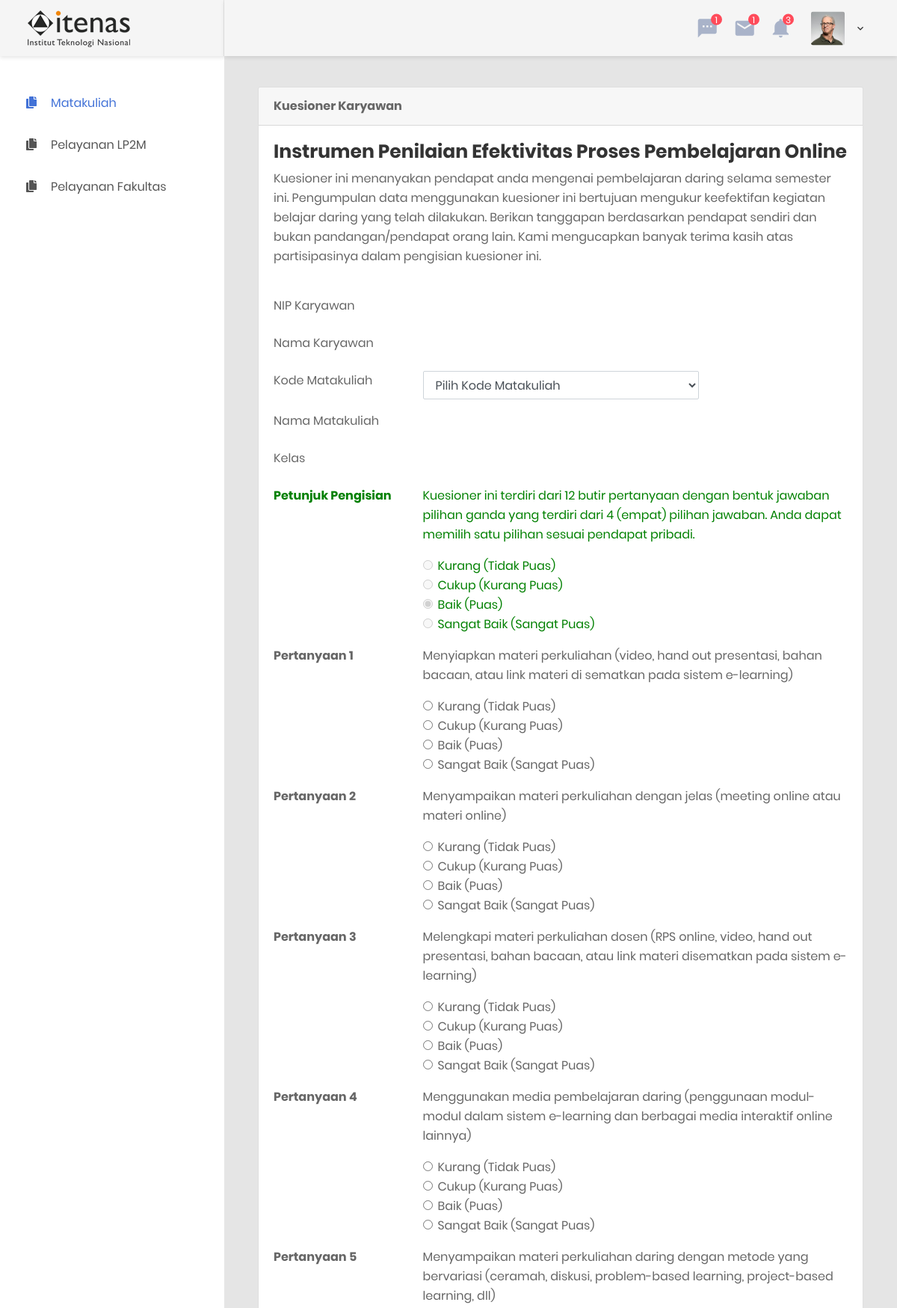
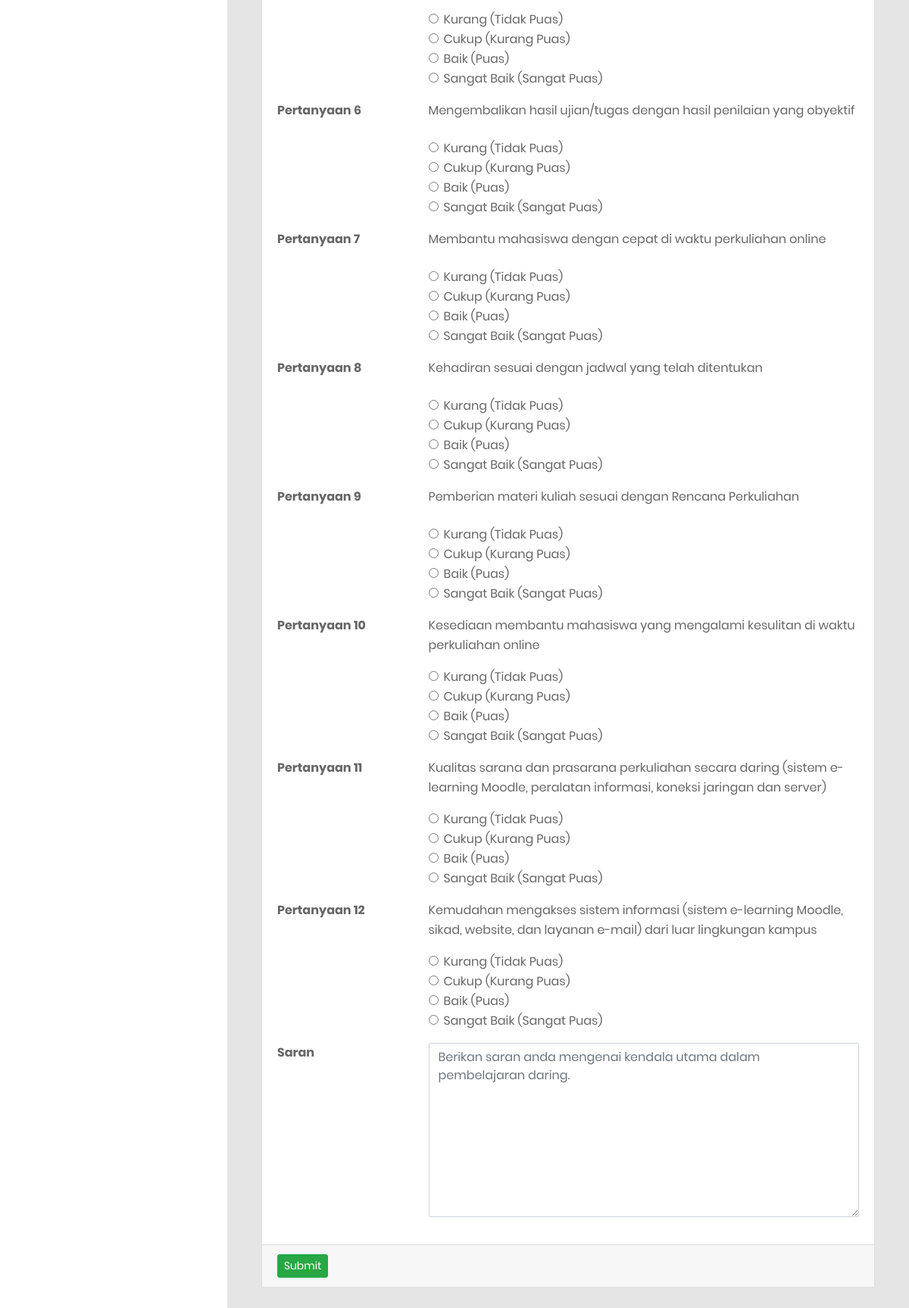
Screenshot of /index.php/user/kuesioner_dsn with the database file from the repository (2 pictures, top to bottom).
### tables this page shows
CREATE TABLE `pertanyaan` (
  `id_pertanyaan` int(11) NOT NULL,
  `pertanyaan` varchar(250) DEFAULT NULL,
  `level` varchar(50) DEFAULT NULL
);

### application/views/user/kuesioner_dsn.php (the view, shortened to what the rows shown need)
<!DOCTYPE html>
<html lang="en">
<head>
    <link href="<?= base_url('assets/'); ?>vendor/theme/css/font-face.css" rel="stylesheet" media="all">
    <link href="<?= base_url('assets/'); ?>vendor/theme/vendor/font-awesome-4.7/css/font-awesome.min.css" rel="stylesheet" media="all">
    <link href="<?= base_url('assets/'); ?>vendor/theme/vendor/font-awesome-5/css/fontawesome-all.min.css" rel="stylesheet" media="all">
    <link href="<?= base_url('assets/'); ?>vendor/theme/vendor/mdi-font/css/material-design-iconic-font.min.css" rel="stylesheet" media="all">
    <link href="<?= base_url('assets/'); ?>vendor/theme/vendor/bootstrap-4.1/bootstrap.min.css" rel="stylesheet" media="all">
    <link href="<?= base_url('assets/'); ?>vendor/theme/vendor/animsition/animsition.min.css" rel="stylesheet" media="all">
    <link href="<?= base_url('assets/'); ?>vendor/theme/vendor/bootstrap-progressbar/bootstrap-progressbar-3.3.4.min.css" rel="stylesheet" media="all">
    <link href="<?= base_url('assets/'); ?>vendor/theme/vendor/wow/animate.css" rel="stylesheet" media="all">
    <link href="<?= base_url('assets/'); ?>vendor/theme/vendor/css-hamburgers/hamburgers.min.css" rel="stylesheet" media="all">
    <link href="<?= base_url('assets/'); ?>vendor/theme/vendor/slick/slick.css" rel="stylesheet" media="all">
    <link href="<?= base_url('assets/'); ?>vendor/theme/vendor/select2/select2.min.css" rel="stylesheet" media="all">
    <link href="<?= base_url('assets/'); ?>vendor/theme/vendor/perfect-scrollbar/perfect-scrollbar.css" rel="stylesheet" media="all">
    <link href="<?= base_url('assets/'); ?>vendor/theme/css/theme.css" rel="stylesheet" media="all">
</head>
<body class="animsition">
    <div class="page-wrapper">
        <div class="page-container">
            <div class="main-content">
                <div class="section__content section__content--p30">
                    <div class="container-fluid">
                        <div class="row">
                            <div class="col-md-12">
                                <div class="card">
                                    <div class="card-body">
                                        <div class="typo-headers">
                                            <h1 class="pb-2 display-5" style="font-size: 25px;">Instrumen Penilaian Efektivitas Proses Pembelajaran Online</h1>
                                        </div>
                                    </div>
                                    <div class="card-body card-block">
                                        <?= form_open('user/kuesioner_dsn'); ?>
                                        <?php
                                        $no = 1;
                                        $no_radio1 = 13;
                                        $no_radio2 = 13;
                                        $no_radio3 = 13;
                                        $no_radio4 = 13;
                                        $name = 'jwb';
                                        foreach ($pertanyaan as $prt) : ?>
                                            <div class="form-group row">
                                                <div class="col col-md-3">
                                                    <label class="form-control-label" style="font-weight:bold">Pertanyaan <?= $no++ ?></label>
                                                </div>
                                                <div class="col-12 col-md-9">
                                                    <p class="form-control-static" aria-label="Disabled input example"><?= $prt['pertanyaan']; ?></p>
                                                </div>
                                            </div>
                                            <div class="row form-group">
                                                <div class="col col-md-3">
                                                </div>
                                                <div class="col-12 col-md-9">
                                                    <div class="form-check">
                                                        <input class="form-check-input" type="radio" name="<?= $name . $no_radio1++ ?>" id="flexRadioDisabled" value="1">
                                                        <label class="form-check-label" for="flexRadioDisabled">
                                                            Kurang (Tidak Puas)
                                                        </label>
                                                    </div>
                                                    <div class="form-check">
                                                        <input class="form-check-input" type="radio" name="<?= $name . $no_radio2++ ?>" id="flexRadioCheckedDisabled" value="2">
                                                        <label class="form-check-label" for="flexRadioCheckedDisabled">
                                                            Cukup (Kurang Puas)
                                                        </label>
                                                    </div>
                                                    <div class="form-check">
                                                        <input class="form-check-input" type="radio" name="<?= $name . $no_radio3++ ?>" id="flexRadioDisabled" value="3">
                                                        <label class="form-check-label" for="flexRadioDisabled">
                                                            Baik (Puas)
                                                        </label>
                                                    </div>
                                                    <div class="form-check">
                                                        <input class="form-check-input" type="radio" name="<?= $name . $no_radio4++ ?>" id="flexRadioCheckedDisabled" value="4">
                                                        <label class="form-check-label" for="flexRadioCheckedDisabled">
                                                            Sangat Baik (Sangat Puas)
                                                        </label>
                                                    </div>
                                                </div>
                                            </div>
                                        <?php endforeach; ?>
                                    </div>
                                </div>
                            </div>
                        </div>
                    </div>
                </div>
            </div>
</body>
</html>

### rows the page displays
pertanyaan: pertanyaan "Menyiapkan materi perkuliahan (video, hand out presentasi, bahan bacaan, atau link materi di sematkan pada sistem e-learning)"
pertanyaan: pertanyaan "Menyampaikan materi perkuliahan dengan jelas (meeting online atau materi online)"
pertanyaan: pertanyaan "Melengkapi materi perkuliahan dosen (RPS online, video, hand out presentasi, bahan bacaan, atau link materi disematkan pada sistem e-learning)"
pertanyaan: pertanyaan "Menggunakan media pembelajaran daring (penggunaan modul-modul dalam sistem e-learning dan berbagai media interaktif online lainnya)"
pertanyaan: pertanyaan "Menyampaikan materi perkuliahan daring dengan metode yang bervariasi (ceramah, diskusi, problem-based learning, project-based learning, dll)"
pertanyaan: pertanyaan "Mengembalikan hasil ujian/tugas dengan hasil penilaian yang obyektif"
pertanyaan: pertanyaan "Membantu mahasiswa dengan cepat di waktu perkuliahan online"
pertanyaan: pertanyaan "Kehadiran sesuai dengan jadwal yang telah ditentukan"
pertanyaan: pertanyaan "Pemberian materi kuliah sesuai dengan Rencana Perkuliahan"
pertanyaan: pertanyaan "Kesediaan membantu mahasiswa yang mengalami kesulitan di waktu perkuliahan online"
pertanyaan: pertanyaan "Kualitas sarana dan prasarana perkuliahan secara daring (sistem e-learning Moodle, peralatan informasi, koneksi jaringan dan server)"
pertanyaan: pertanyaan "Kemudahan mengakses sistem informasi (sistem e-learning Moodle, sikad, website, dan layanan e-mail) dari luar lingkungan kampus"
